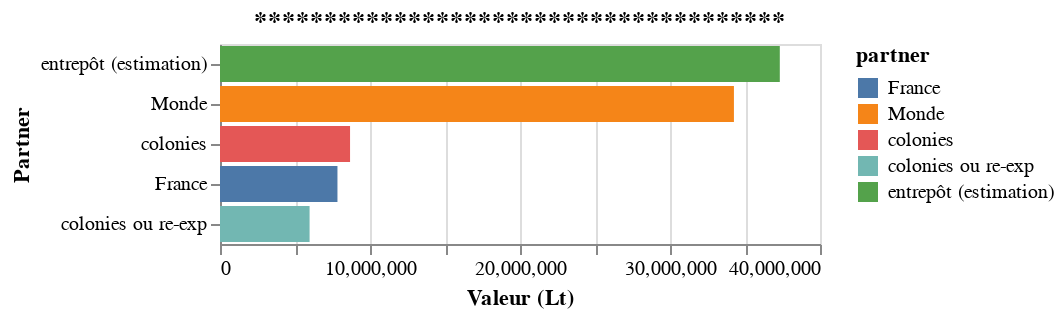

Notebook source saved alongside this figure:
### Code cell
VegaLite({
  "title": "**************************************",
  "data": {"values": report_dk},
  "transform": [{
      "aggregate": [{
       "op": "sum",
       "field": "value",
       "as": "total_product"
      }],
      "groupby": ["partner"]
  }],
  "mark": {"type":"bar", "tooltip": {"content": "data"}},
  "encoding": {
    "x": {"field": "total_product", "type": "quantitative", "title": "Valeur (Lt)"},
    "y": {"field": "partner", "sort": "-x", "title": "Partner"},
    "color": {"field": "partner"}
  }
})

### Figure 1 — Vega-Lite specification as saved in the notebook (floating-point values rounded to 4 significant figures)
{"data": {"values": [{"group": "export", "partner": "entrepôt (estimation)", "product": "Other threads and fabrics", "value": 5873000.0}, {"group": "export", "partner": "France", "product": "Other threads and fabrics", "value": 27060.0}, {"group": "export", "partner": "colonies ou re-exp", "product": "Other threads and fabrics", "value": 411933}, {"group": "import", "partner": "France", "product": "Other threads and fabrics", "value": 543957}, {"group": "import", "partner": "Monde", "product": "Other threads and fabrics", "value": 5767681}, {"group": "export", "partner": "entrepôt (estimation)", "product": "Crude materials, inedible, except combustibles", "value": 1857000.0}, {"group": "export", "partner": "France", "product": "Crude materials, inedible, except combustibles", "value": 1341000.0}, {"group": "export", "partner": "colonies ou re-exp", "product": "Crude materials, inedible, except combustibles", "value": 725681}, {"group": "import", "partner": "France", "product": "Crude materials, inedible, except combustibles", "value": 331600.0}, {"group": "import", "partner": "Monde", "product": "Crude materials, inedible, except combustibles", "value": 2490363}, {"group": "import", "partner": "colonies", "product": "Crude materials, inedible, except combustibles", "value": 1101518}, {"group": "export", "partner": "entrepôt (estimation)", "product": "Wool threads and fabrics", "value": 1772348}, {"group": "export", "partner": "France", "product": "Wool threads and fabrics", "value": 1376}, {"group": "export", "partner": "colonies ou re-exp", "product": "Wool threads and fabrics", "value": 71104}, {"group": "import", "partner": "France", "product": "Wool threads and fabrics", "value": 123728}, {"group": "import", "partner": "Monde", "product": "Wool threads and fabrics", "value": 1721100}, {"group": "export", "partner": "entrepôt (estimation)", "product": "Oils", "value": 567000.0}, {"group": "export", "partner": "France", "product": "Oils", "value": 23530.0}, {"group": "export", "partner": "colonies ou re-exp", "product": "Oils", "value": 14793}, {"group": "import", "partner": "France", "product": "Oils", "value": 67870.0}, {"group": "import", "partner": "Monde", "product": "Oils", "value": 537431}, {"group": "export", "partner": "entrepôt (estimation)", "product": "Other", "value": 951700.0}, {"group": "export", "partner": "France", "product": "Other", "value": 14280.0}, {"group": "export", "partner": "colonies ou re-exp", "product": "Other", "value": 8932}, {"group": "import", "partner": "France", "product": "Other", "value": 212659}, {"group": "import", "partner": "Monde", "product": "Other", "value": 760882}, {"group": "import", "partner": "colonies", "product": "Other", "value": 1353}, {"group": "export", "partner": "entrepôt (estimation)", "product": "Other industrial products", "value": 2858000.0}, {"group": "export", "partner": "France", "product": "Other industrial products", "value": 141500.0}, {"group": "export", "partner": "colonies ou re-exp", "product": "Other industrial products", "value": 313967}, {"group": "import", "partner": "France", "product": "Other industrial products", "value": 314800.0}, {"group": "import", "partner": "Monde", "product": "Other industrial products", "value": 2999118}, {"group": "export", "partner": "entrepôt (estimation)", "product": "Coton threads and fabrics", "value": 4334738}, {"group": "export", "partner": "France", "product": "Coton threads and fabrics", "value": 547605}, {"group": "export", "partner": "colonies ou re-exp", "product": "Coton threads and fabrics", "value": 49084}, {"group": "import", "partner": "France", "product": "Coton threads and fabrics", "value": 99571}, {"group": "import", "partner": "Monde", "product": "Coton threads and fabrics", "value": 4831856}, {"group": "export", "partner": "entrepôt (estimation)", "product": "Leather, wood and paper products", "value": 641900.0}, {"group": "export", "partner": "France", "product": "Leather, wood and paper products", "value": 155300.0}, {"group": "export", "partner": "colonies ou re-exp", "product": "Leather, wood and paper products", "value": 32319}, {"group": "import", "partner": "France", "product": "Leather, wood and paper products", "value": 103600.0}, {"group": "import", "partner": "Monde", "product": "Leather, wood and paper products", "value": 664528}, {"group": "import", "partner": "colonies", "product": "Leather, wood and paper products", "value": 61376}, {"group": "export", "partner": "entrepôt (estimation)", "product": "Drinks and tobacco", "value": 5326000.0}, {"group": "export", "partner": "France", "product": "Drinks and tobacco", "value": 130900.0}, {"group": "export", "partner": "colonies ou re-exp", "product": "Drinks and tobacco", "value": 439317}, {"group": "import", "partner": "France", "product": "Drinks and tobacco", "value": 1387000.0}, {"group": "import", "partner": "Monde", "product": "Drinks and tobacco", "value": 4440210}, {"group": "import", "partner": "colonies", "product": "Drinks and tobacco", "value": 68894}, {"group": "export", "partner": "entrepôt (estimation)", "product": "Chemical products", "value": 651100.0}, {"group": "export", "partner": "France", "product": "Chemical products", "value": 111000.0}, {"group": "export", "partner": "colonies ou re-exp", "product": "Chemical products", "value": 117279}, {"group": "import", "partner": "France", "product": "Chemical products", "value": 280900.0}, {"group": "import", "partner": "Monde", "product": "Chemical products", "value": 508907}, {"group": "import", "partner": "colonies", "product": "Chemical products", "value": 89556}, {"group": "export", "partner": "entrepôt (estimation)", "product": "Other foodstuffs and live animals", "value": 5726000.0}, {"group": "export", "partner": "France", "product": "Other foodstuffs and live animals", "value": 1184000.0}, {"group": "export", "partner": "colonies ou re-exp", "product": "Other foodstuffs and live animals", "value": 390372}, {"group": "import", "partner": "France", "product": "Other foodstuffs and live animals", "value": 369300.0}, {"group": "import", "partner": "Monde", "product": "Other foodstuffs and live animals", "value": 6929264}, {"group": "import", "partner": "colonies", "product": "Other foodstuffs and live animals", "value": 1736}, {"group": "export", "partner": "entrepôt (estimation)", "product": "Silk threads and fabrics", "value": 1176850}, {"group": "export", "partner": "France", "product": "Silk threads and fabrics", "value": 0}, {"group": "export", "partner": "colonies ou re-exp", "product": "Silk threads and fabrics", "value": 2100}, {"group": "import", "partner": "France", "product": "Silk threads and fabrics", "value": 218180}, {"group": "import", "partner": "Monde", "product": "Silk threads and fabrics", "value": 960770}, {"group": "export", "partner": "entrepôt (estimation)", "product": "Plantation foodstuffs", "value": 5585525}, {"group": "export", "partner": "France", "product": "Plantation foodstuffs", "value": 57275}, {"group": "export", "partner": "colonies ou re-exp", "product": "Plantation foodstuffs", "value": 3395147}, {"group": "import", "partner": "France", "product": "Plantation foodstuffs", "value": 42550}, {"group": "import", "partner": "colonies", "product": "Plantation foodstuffs", "value": 7345722}, {"group": "import", "partner": "Monde", "product": "Plantation foodstuffs", "value": 1649675}]}, "encoding": {"color": {"field": "partner"}, "x": {"field": "total_product", "title": "Valeur (Lt)", "type": "quantitative"}, "y": {"field": "partner", "sort": "-x", "title": "Partner"}}, "mark": {"tooltip": {"content": "data"}, "type": "bar"}, "title": "**************************************", "transform": [{"aggregate": [{"as": "total_product", "field": "value", "op": "sum"}], "groupby": ["partner"]}]}
